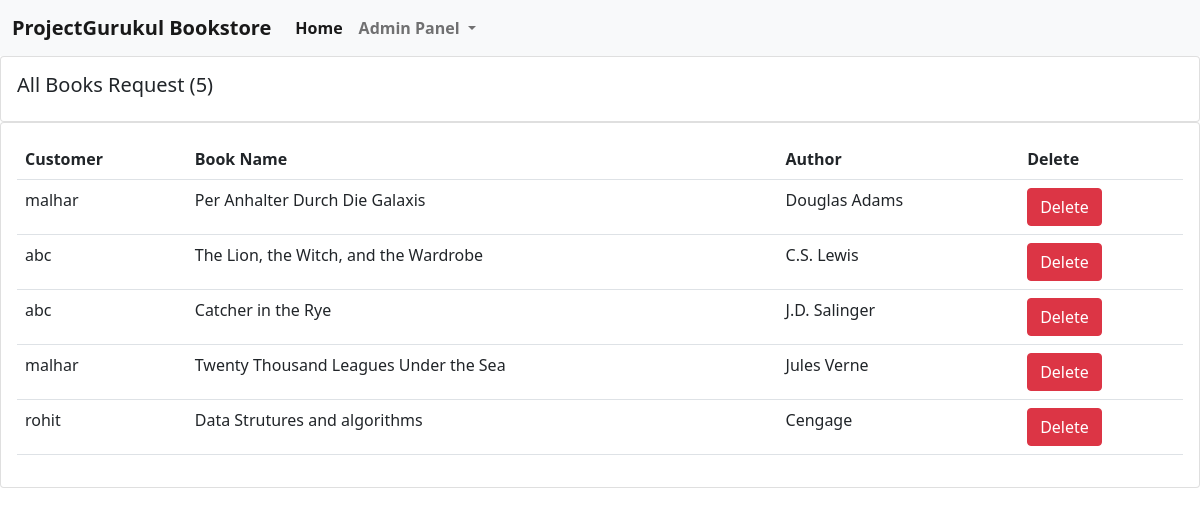
Screenshot of /see_requested_books/ with the database file from the repository.
### books/models.py (models this page shows, shortened)
class Request_Book(models.Model):
    book_name = models.CharField(max_length=100)
    author = models.CharField(max_length=100)
    user = models.ForeignKey(User, on_delete=models.CASCADE, default=1)

### books/views.py (the view)
# urls.py: path("see_requested_books/", views.see_requested_books, name="see_requested_books"),
def see_requested_books(request):
    requested_book = Request_Book.objects.all()
    requested_books_count = requested_book.count()
    return render(request, "see_requested_books.html", {'requested_book':requested_book, 'requested_books_count':requested_books_count})

### books/templates/see_requested_books.html (shortened to what this page needs)
{% extends 'admin_navbar.html' %}
{% block body %}
{% load static %}
<div class="row">
    <div class="col-md">
      <div class="card card-body">
        <h5>All Books Request ({{requested_books_count}})</h5>
      </div>
      <div class="card card-body">
        <table class="table">
          <tr>
            <th>Customer</th>
            <th>Book Name</th>
            <th>Author</th>
            <th>Delete</th>
          </tr>
          {% for i in requested_book %}
            <tr>
              <td>{{i.user}}</td>
              <td>{{i.book_name}}</td>
              <td>{{i.author}}</td>
              <td><a href="/delete_requested_books/delete_{{i.id}}/" class="btn btn-danger">Delete</a></td>
            </tr>
          {% endfor %}
        </table>
      </div>
    </div>
  </div>
  {% endblock %}

### rows the page displays
Request_Book: user "malhar", book_name "Per Anhalter Durch Die Galaxis", author "Douglas Adams"
Request_Book: user "abc", book_name "The Lion, the Witch, and the Wardrobe", author "C.S. Lewis"
Request_Book: user "abc", book_name "Catcher in the Rye", author "J.D. Salinger"
Request_Book: user "malhar", book_name "Twenty Thousand Leagues Under the Sea", author "Jules Verne"
Request_Book: user "rohit", book_name "Data Strutures and algorithms", author "Cengage"

### other values shown
{{ requested_books_count }} "5"
